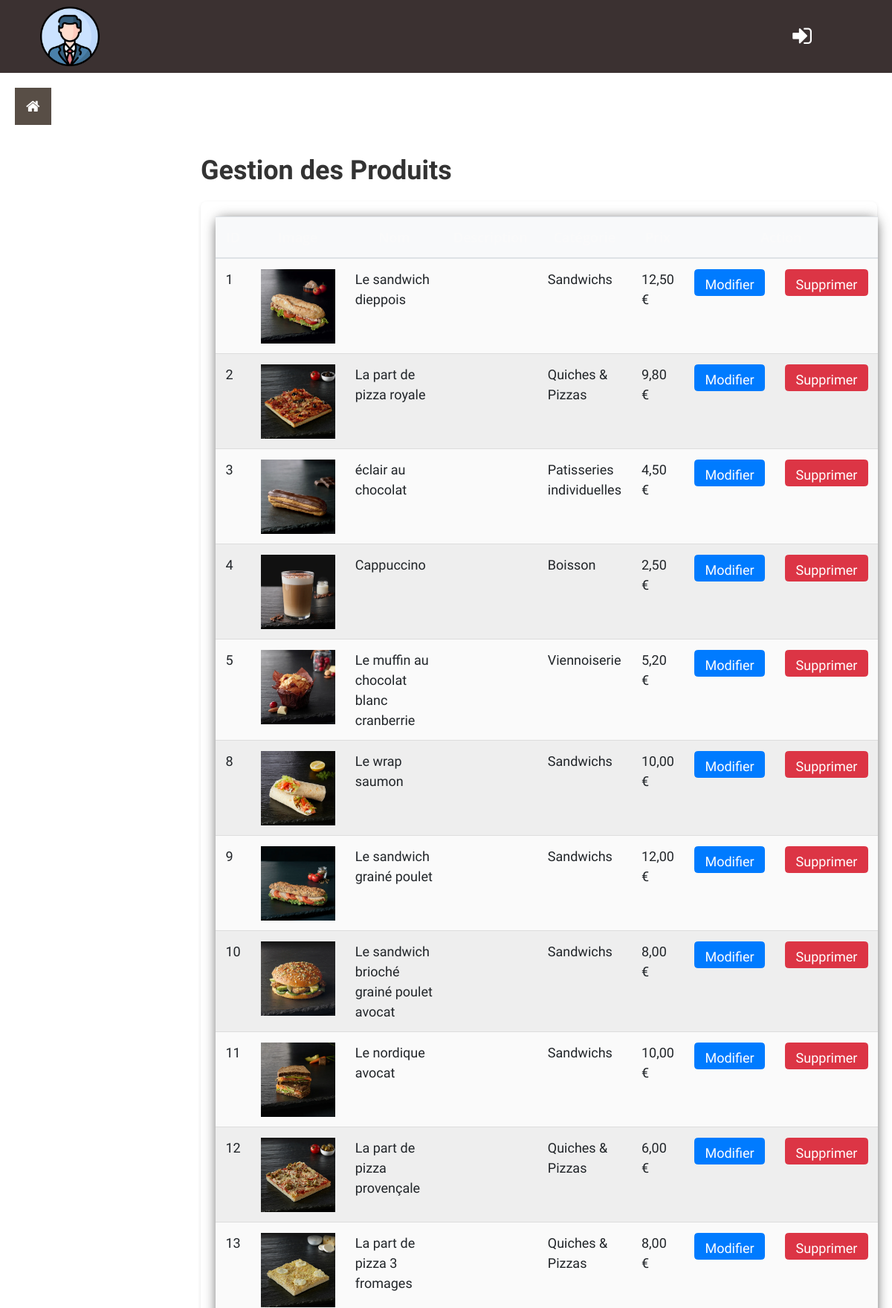
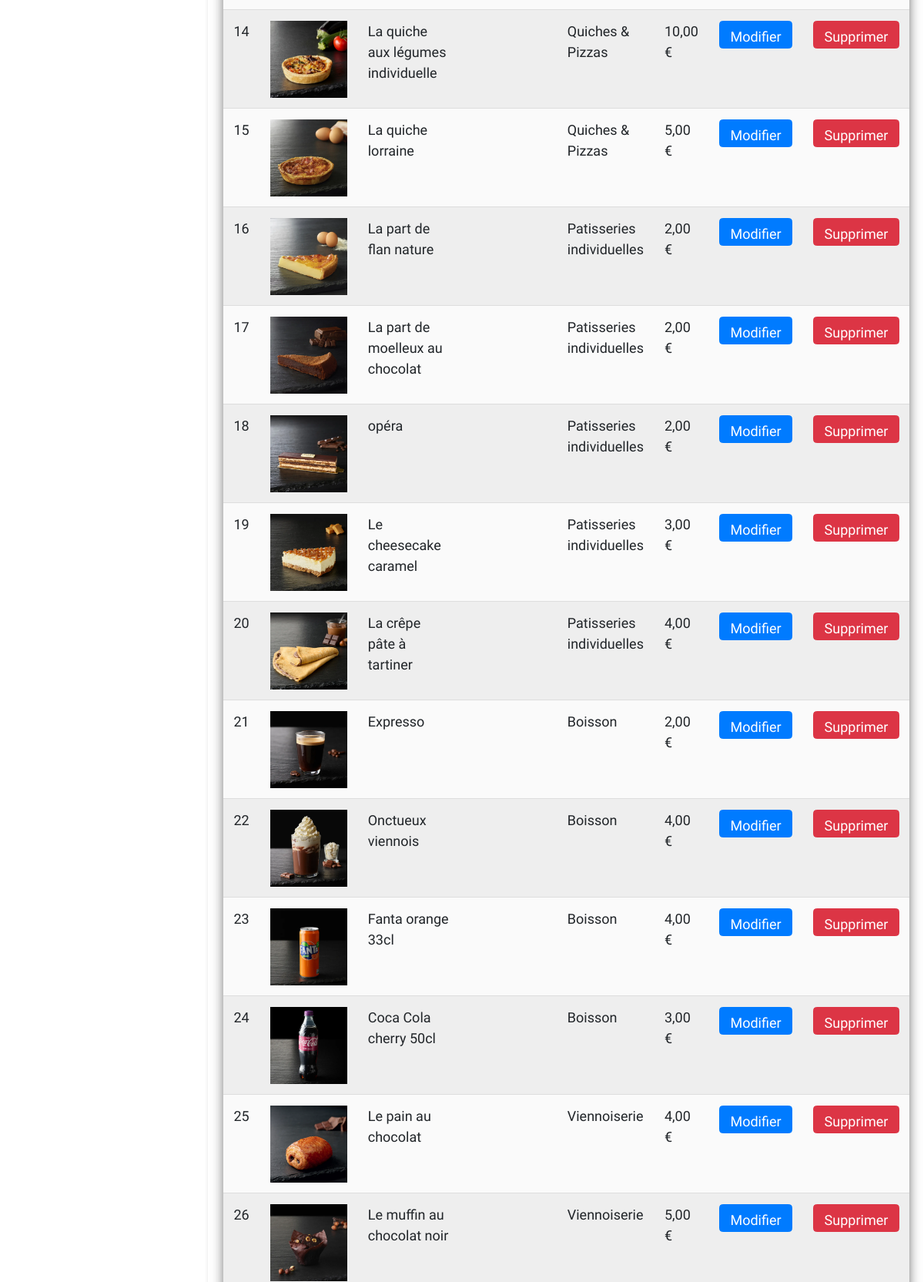
Page /espaceadmin/adminView/viewAllProducts.php (upper part) on the committed database (2 pictures, top to bottom).
### tables this page shows
CREATE TABLE `produits` (
  `id` int(11) NOT NULL,
  `nom` varchar(100) NOT NULL,
  `description` text DEFAULT NULL,
  `prix` decimal(10,2) NOT NULL,
  `categorie_id` int(11) DEFAULT NULL,
  `image_url` varchar(255) DEFAULT NULL
);

CREATE TABLE `categories` (
  `id` int(11) NOT NULL,
  `nom` varchar(50) NOT NULL,
  `sous_categorie` varchar(50) DEFAULT NULL
);

### espaceadmin/adminView/viewAllProducts.php (the view, shortened to what this page needs)
<!DOCTYPE html>
<html lang="fr">
<head>
  <link rel="stylesheet" href="../assets/css/style.css">
  <link rel="stylesheet" href="https://cdn.jsdelivr.net/npm/bootstrap@4.0.0/dist/css/bootstrap.min.css">
  <link rel="stylesheet" href="https://cdnjs.cloudflare.com/ajax/libs/font-awesome/4.7.0/css/font-awesome.min.css">
</head>
<body>
  <?php
    $base_path = dirname(__DIR__);
    include $base_path . "/adminHeader.php";
    include '../sidebar.php';
  ?>
  <div id="main" style="margin-left:250px; padding:20px;">
    <div class="table-header">
        <h2>Gestion des Produits</h2>
    </div>
    <div class="table-container">
      <table class="table">
        <thead>
          <tr>
            <th class="text-center">ID</th>
            <th class="text-center">Image</th>
            <th class="text-center">Nom</th>
            <th class="text-center">Description</th>
            <th class="text-center">Catégorie</th>
            <th class="text-center">Prix</th>
            <th class="text-center" colspan="2">Action</th>
          </tr>
        </thead>
        <?php
          include_once "../config/dbconnect.php";
          $sql="SELECT p.*, c.nom as categorie_nom
                FROM produits p
                LEFT JOIN categories c ON p.categorie_id = c.id";
          $result=$conn-> query($sql);
          if ($result-> num_rows > 0){
            while ($row=$result-> fetch_assoc()) {
        ?>
        <tr>
          <td><?=$row["id"]?></td>
          <td><img height='100px' src='../<?=$row["image_url"]?>'></td>
          <td><?=$row["nom"]?></td>
          <td><?=$row["description"]?></td>
          <td><?=$row["categorie_nom"]?></td>
          <td><?=number_format($row["prix"], 2, ',', ' ')?> €</td>
          <td><a href="editProduct.php?id=<?=$row['id']?>" class="btn btn-primary">Modifier</a></td>
          <td><button class="btn btn-danger" onclick="deleteProduct('<?=$row['id']?>')">Supprimer</button></td>
          </tr>
          <?php
              }
            }
          ?>
      </table>
    </div>
  </div>
</body>
</html>

### espaceadmin/assets/css/style.css (style rules this page uses)
* { margin: 0; padding: 0; font-family: 'Work Sans', sans-serif; font-size: 18px; }
#main { transition: margin-left .5s; padding: 20px; }
table { width: 100%; border-collapse: collapse; border-spacing: 0; box-shadow: 0 2px 15px rgba(64, 64, 64, .7); border-radius: 12px 12px 0 0; margin-bottom: 50px; }
td, th { padding: 10px 16px; text-align: center; }
th { background-color: #584e46; color: #fafafa; font-family: 'Open Sans', Sans-serif; font-weight: bold; }
tr { width: 100%; background-color: #fafafa; font-family: 'Montserrat', sans-serif; }
tr:nth-child(even) { background-color: #eeeeee; }
.btn { font-weight: 700; height: 36px; -moz-user-select: none; -webkit-user-select: none; user-select: none; cursor: default; }
.table-container { background-color: #fff; padding: 20px; border-radius: 8px; box-shadow: 0 2px 5px rgba(0,0,0,0.1); }
.table-header { margin-bottom: 20px; }
.table-header h2 { color: #333; font-weight: 600; }
.table { width: 100%; border-collapse: collapse; }
.table th, .table td { padding: 12px 15px; text-align: left; border-bottom: 1px solid #ddd; }
.table th { background-color: #f8f9fa; font-weight: 600; }

### rows in the picture
produits: id "1", image_url (picture), nom "Le sandwich dieppois", categorie.nom "Sandwichs", prix "12,50"
produits: id "2", image_url (picture), nom "La part de pizza royale", categorie.nom "Quiches & Pizzas", prix "9,80"
produits: id "3", image_url (picture), nom "éclair au chocolat", categorie.nom "Patisseries individuelles", prix "4,50"
produits: id "4", image_url (picture), nom "Cappuccino", categorie.nom "Boisson", prix "2,50"
produits: id "5", image_url (picture), nom "Le muffin au chocolat blanc cranberrie", categorie.nom "Viennoiserie", prix "5,20"
produits: id "8", image_url (picture), nom "Le wrap saumon", categorie.nom "Sandwichs", prix "10,00"
produits: id "9", image_url (picture), nom "Le sandwich grainé poulet", categorie.nom "Sandwichs", prix "12,00"
produits: id "10", image_url (picture), nom "Le sandwich brioché grainé poulet avocat", categorie.nom "Sandwichs", prix "8,00"
produits: id "11", image_url (picture), nom "Le nordique avocat", categorie.nom "Sandwichs", prix "10,00"
produits: id "12", image_url (picture), nom "La part de pizza provençale", categorie.nom "Quiches & Pizzas", prix "6,00"
produits: id "13", image_url (picture), nom "La part de pizza 3 fromages", categorie.nom "Quiches & Pizzas", prix "8,00"
produits: id "14", image_url (picture), nom "La quiche aux légumes individuelle", categorie.nom "Quiches & Pizzas", prix "10,00"
produits: id "15", image_url (picture), nom "La quiche lorraine", categorie.nom "Quiches & Pizzas", prix "5,00"
produits: id "16", image_url (picture), nom "La part de flan nature", categorie.nom "Patisseries individuelles", prix "2,00"
produits: id "17", image_url (picture), nom "La part de moelleux au chocolat", categorie.nom "Patisseries individuelles", prix "2,00"
produits: id "18", image_url (picture), nom "opéra", categorie.nom "Patisseries individuelles", prix "2,00"
produits: id "19", image_url (picture), nom "Le cheesecake caramel", categorie.nom "Patisseries individuelles", prix "3,00"
produits: id "20", image_url (picture), nom "La crêpe pâte à tartiner", categorie.nom "Patisseries individuelles", prix "4,00"
produits: id "21", image_url (picture), nom "Expresso", categorie.nom "Boisson", prix "2,00"
produits: id "22", image_url (picture), nom "Onctueux viennois", categorie.nom "Boisson", prix "4,00"
produits: id "23", image_url (picture), nom "Fanta orange 33cl", categorie.nom "Boisson", prix "4,00"
produits: id "24", image_url (picture), nom "Coca Cola cherry 50cl", categorie.nom "Boisson", prix "3,00"
produits: id "25", image_url (picture), nom "Le pain au chocolat", categorie.nom "Viennoiserie", prix "4,00"
produits: id "26", image_url (picture), nom "Le muffin au chocolat noir", categorie.nom "Viennoiserie", prix "5,00"
